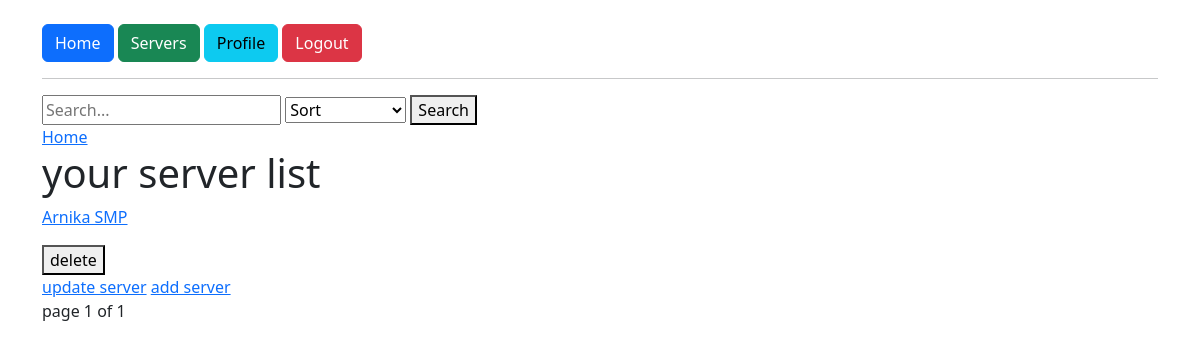
The app's page /server-list/ (signed in), older data.
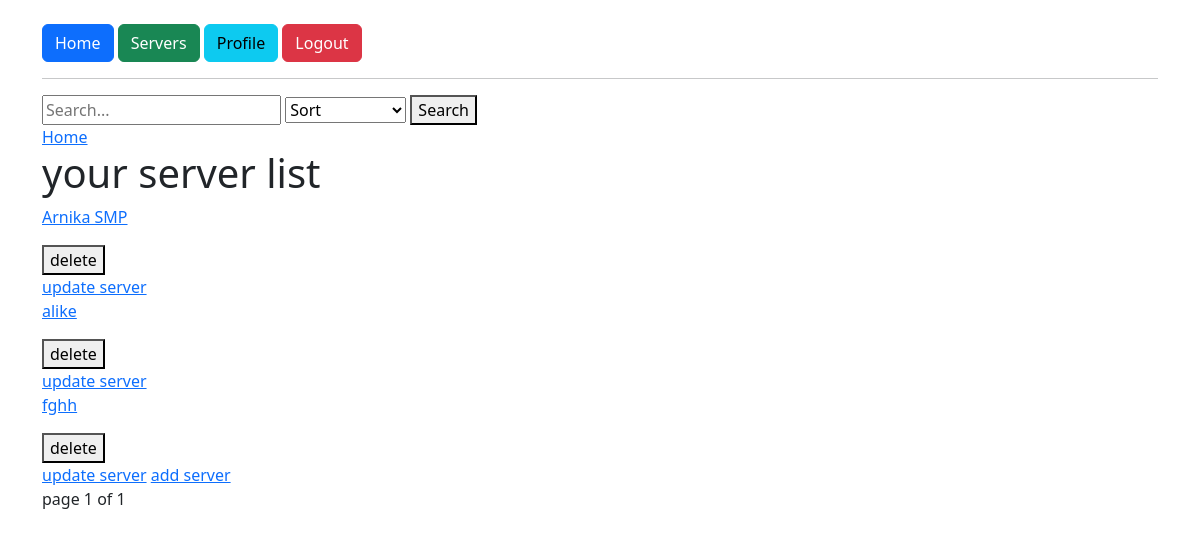
The same page, newer data.
### server/models.py (models this page shows, shortened)
class Server(models.Model):
    server_name = models.CharField(max_length=50)
    version = models.CharField( max_length=50)
    ip = models.GenericIPAddressField()
    description = models.TextField()
    number_of_players = models.IntegerField(default=0)
    server_status = models.CharField(
        max_length=10,
        choices=ServerStatus.choices,
        default=ServerStatus.ONLINE,)
    creation_data = models.DateTimeField(auto_now_add=True)
    server_owner  = models.ForeignKey( settings.AUTH_USER_MODEL,on_delete=models.CASCADE)

### server/views.py (the view)
# urls.py: path("server-list/", server_list_viwe, name='server_list'),
@login_required
def server_list_viwe(request):
    search = request.GET.get("search")
    sort = request.GET.get("sort")
    server = Server.objects.filter(server_owner=request.user)
    if search:
        server = server.filter(server_name__icontains=search)
    if sort == "newest":
        server = server.order_by("-creation_data")
    elif sort == "oldest":
        server = server.order_by("creation_data")
    elif sort == "players":
        server = server.order_by("-number_of_players")
    elif sort == "low_players":
        server = server.order_by("number_of_players")
    elif sort == "online":
        server = server.filter(server_status=True)
    elif sort == "offline":
        server = server.filter(server_status=False)
    paginator = Paginator(server, 5)
    page_number = request.GET.get("page")
    server = paginator.get_page(page_number)
    context = {'server':server}
    return render(request, 'server_list.html', context)

### server/templates/server_list.html (shortened to what this page needs)
{% extends "base.html" %}
{% block content %}
    {% if user.is_authenticated %}
        <form method="GET">
            <input
                type="text"
                name="search"
                placeholder="Search..."
                value="{{ request.GET.search }}">
            <select name="sort">
                <option value="">Sort</option>
            </select>
            <button type="submit">
                Search
            </button>
        </form>
        <a href="{% url 'home' %}">Home</a>
        <h1>your server list</h1>
        {% for item in server%}
            <p><a href="{% url 'server_information'%}?id={{ item.id }} ">{{ item.server_name }}</a></p>
                <form method='post' action={% url 'delete_server' %} >
                    <button type="submit" name='id' value='{{ item.id }}'>delete</button>
                </form>
            <a href="{% url 'update_server' item.id %}">update server</a>
        {% endfor %}
        <a href="{% url 'add_server' %}">add server</a>
    {% else %}
        <form method="get" action="{% url 'login' %}">
         <button type="submit">Enter to site</button>
        </form> {% endif %}
    <div>
        <span>
            page {{ server.number }} of {{ server.paginator.num_pages }}
        </span>
    </div>
{% endblock %}

### server/templates/base.html (shortened to what this page needs)
<!DOCTYPE html>
<html lang="en">
<head>
    <link href="https://cdn.jsdelivr.net/npm/bootstrap@5.3.7/dist/css/bootstrap.min.css" rel="stylesheet">
</head>
<body>
    <div class="container mt-4">
        {% if user.is_authenticated %}
            <a class="btn btn-primary" href="{% url 'home' %}">Home</a>
            <a class="btn btn-success" href="{% url 'server_list' %}">Servers</a>
            <a class="btn btn-info" href="{% url 'profile' %}">Profile</a>
            <form method="post" action="{% url 'logout' %}" class="d-inline">
                <button class="btn btn-danger">Logout</button>
            </form>
        {% else %}
            <a class="btn btn-primary" href="{% url 'login' %}">Login</a>
            <a class="btn btn-success" href="{% url 'register_server' %}">Register</a>
        {% endif %}
        <hr>
        {% block content %}
        {% endblock %}
    </div>
</body>
</html>

Row changes from the older to the newer data that the page shows:
added Server: server_name "alike", {{ item.id }} 9 (drawn)
added Server: server_name "fghh", {{ item.id }} 10 (drawn)
